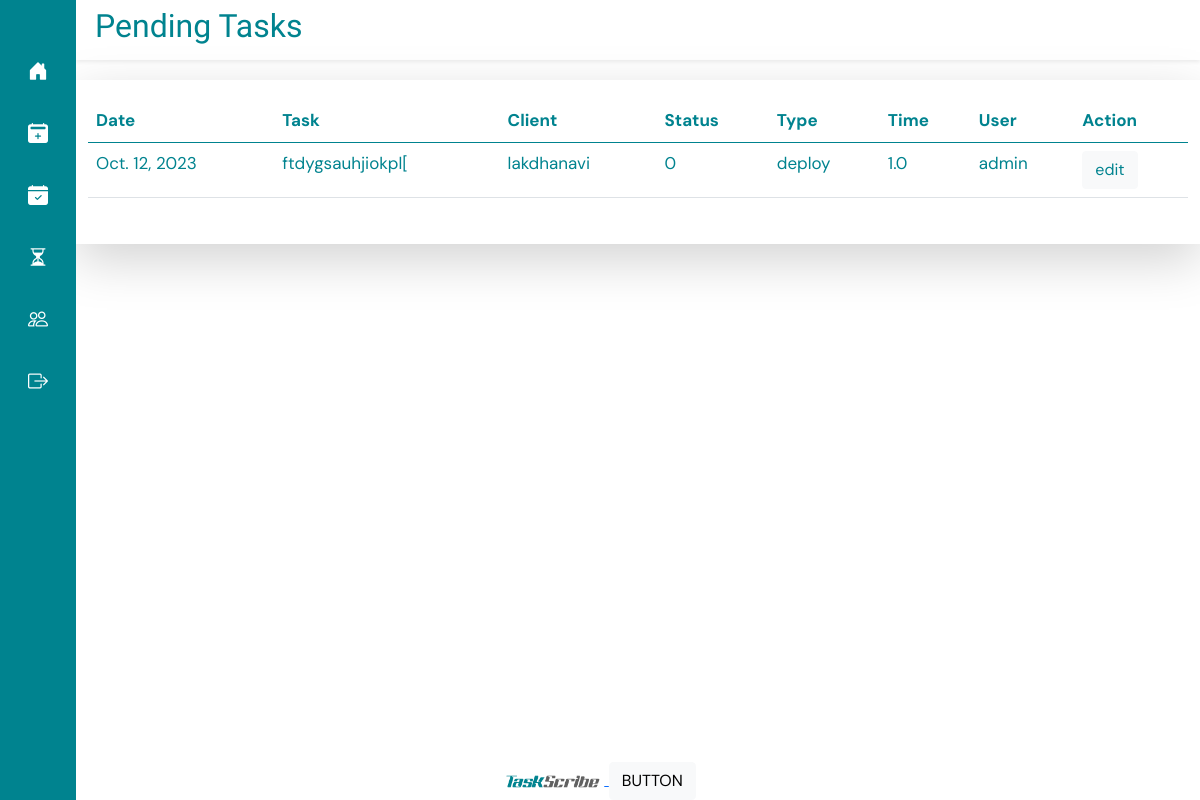
/pending-task/ (signed in), run on an earlier commit of the app's database.
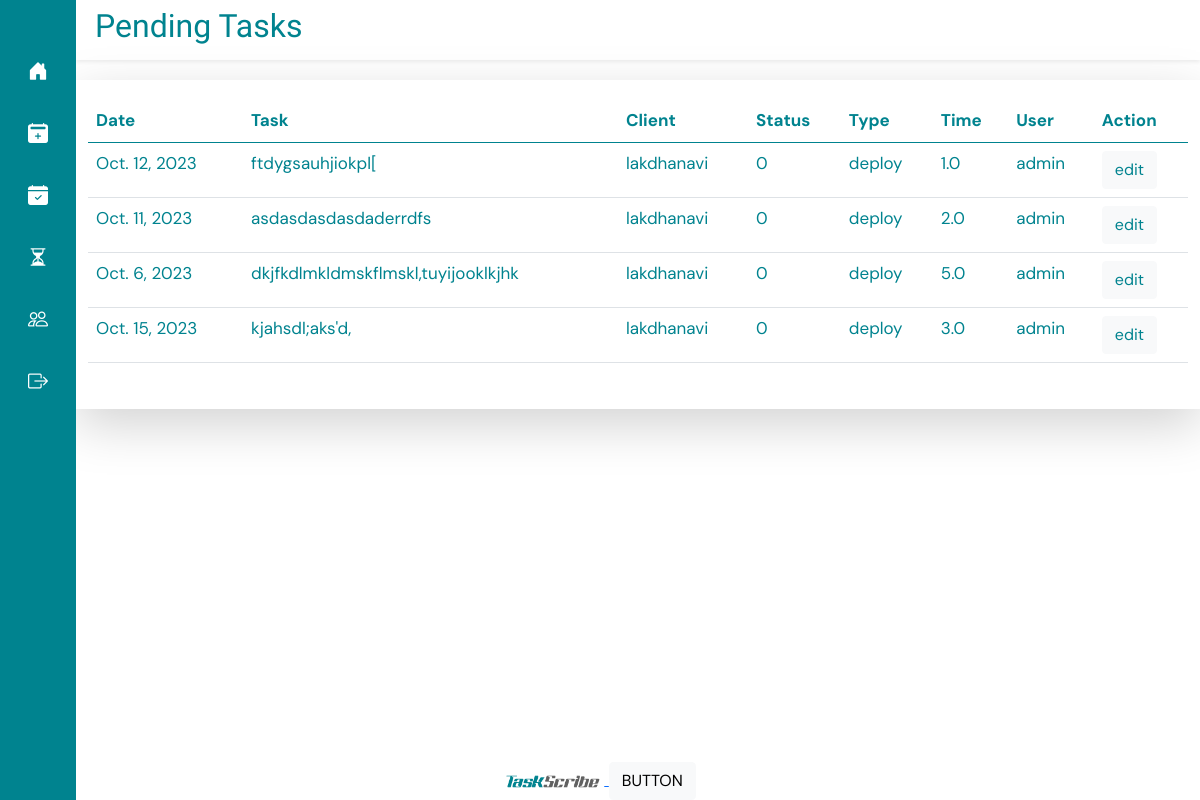
And on a later commit of the database.
### taskapp/models.py (models this page shows, shortened)
class Task(models.Model):
    name = models.CharField(max_length=500,)
    user = models.ForeignKey(User, on_delete=models.PROTECT)
    type = models.ForeignKey(Type, on_delete=models.CASCADE)
    client = models.ForeignKey(Client, on_delete=models.PROTECT)
    date = models.DateField()
    status = models.CharField(max_length=1, choices=STATUS, default='0')
    time = models.FloatField()

class Client(models.Model):
    name = models.CharField(max_length=100)
    description = models.CharField(max_length=500, null=True)
    file = models.FileField(upload_to='documetns/')
    original_filename = models.CharField(max_length=255)
    uploaded_at = models.DateTimeField(auto_now_add=True)

class Type(models.Model):
    name = models.CharField(max_length=100)
    def __str__(self) -> str:
        return self.name

### taskapp/views.py (the view)
# urls.py: path('pending-task/', pending_task, name="pending_task"),
@login_required
def pending_task(request):
    userall = User.objects.get(id=request.user.id)
    pending_tasks = Task.objects.filter(user=userall, status="0")
    return render(request, "pending.html", {
        "pending_tasks" : pending_tasks
    })

### templates/pending.html (shortened to what this page needs)
{% extends 'base.html' %}
{% load static %}
{% block titlecontent %}
<div class="row shadow-sm " style="margin-top: 0px; padding: 7px; color: #00838f;">
  <h2 style="font-family: Racing Sans One;">Pending Tasks</h2>
</div>
{% endblock %}
{% block content %}
<div class="row shadow-lg" style=" padding-bottom: 30px; margin-bottom: 40px; padding-top: 20px; margin-top: 20px;">
    <div class="col-12">
    <table class=" table table-hover " style="color: #00838f;">
        <thead>
          <tr>
            <th>Date</th>
            <th>Task</th>
            <th>Client</th>
            <th>Status</th>
            <th>Type</th>
            <th>Time</th>
            <th>User</th>
            <th>Action</th>
          </tr>
        </thead>
        <tbody>
        {% for task in pending_tasks %}
          <tr>
            <td>{{ task.date }}</td>
            <td>{{ task.name }}</td>
            <td>{{ task.client.name}}</td>
            <td>{{ task.status}}</td>
            <td>{{ task.type}}</td>
            <td>{{ task.time}}</td>
            <td>{{ task.user }}</td>
            <td>
              <a href="{% url 'edit_task'  task_id=task.id %}" type="button" class="btn btn-light" style="color: #00838f;">edit</a>
            </td>
          </tr>
        {% endfor %}
        </tbody>
      </table>
    </div>
</div>
{% endblock%}

What changed in the data, as far as the page shows it:
added Task: date "Oct. 11, 2023", name "asdasdasdasdaderrdfs", client.name "lakdhanavi", status "0", type "deploy", time "2.0", user "admin"
added Task: date "Oct. 6, 2023", name "dkjfkdlmkldmskflmskl,tuyijooklkjhk", client.name "lakdhanavi", status "0", type "deploy", time "5.0", user "admin"
added Task: date "Oct. 15, 2023", name "kjahsdl;aks'd,", client.name "lakdhanavi", status "0", type "deploy", time "3.0", user "admin"
